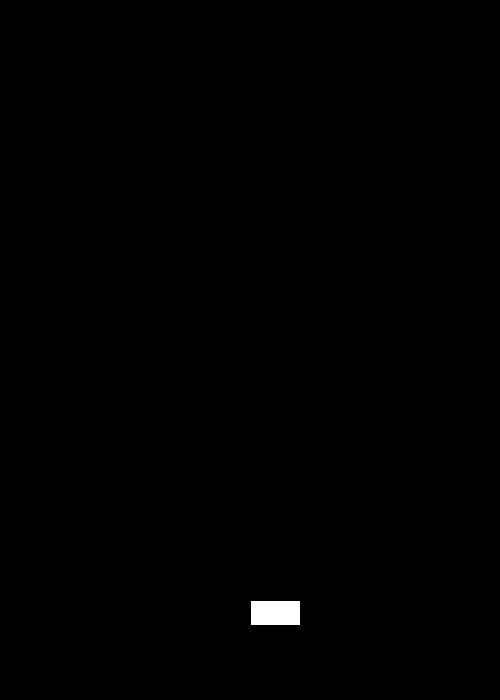
Frame 1 (no input)
Frame 60 (the mouse pressed at the canvas centre just before this capture): identical to frame 1, image omitted
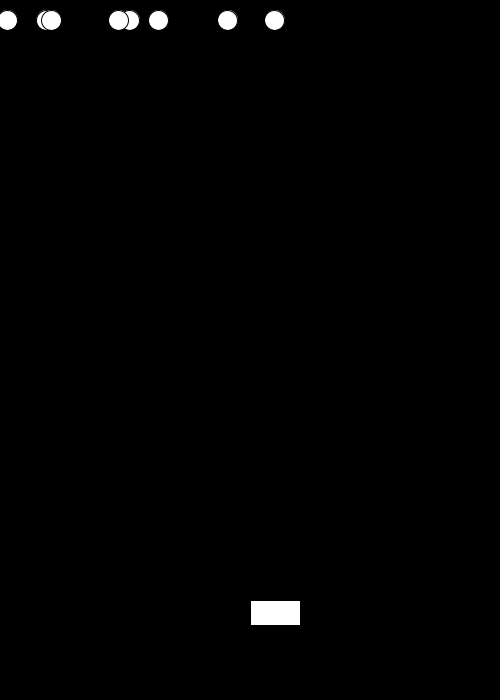
Frame 120 (the mouse held since frame 60 and released just before this capture)

The Processing sketch that drew these frames (run headless with seeded random() and noise(); from frame 60 on, the mouse is pressed at the canvas centre):

// Processing sketch: processing_134356
// ── processing_134356.pde

class Asteroid
{
  float x = 100;
  float y = -100;
  float radius = 20;
  float speed = random(1, 5);
}

class Ship
{
float x = 250; 
float y = 600; 
float w = 50; 
float h = 25;
float speed = 5;
}

boolean isLeftDown = false;
boolean isRightDown = false;

//Asteroid asteroid1;
Asteroid[] asteroids = new Asteroid[8];
Ship player = new Ship();

void setup()
{
  size (500, 700);
  
  for (int i = 0; i < asteroids.length; i += 1)
  {
  asteroids[i] = new Asteroid();
  
  float r = random(500);
  asteroids[i].x = r;

  }
  
}




void draw()
{
  background(0);
  
  if (isRightDown == true)
  {
  player.x += player.speed;
  }
  
 if (isLeftDown == true)
  {
  player.x -= player.speed;
  } 
  
  rect (player.x, player.y, player.w, player.h);
  
  for (int i = 0; i < asteroids.length; i += 1)
  {
  asteroids[i].y += 1;
  
  if (rectRectIntersect (player.x, player.y, player.x + player.w, player.y + player.h,
      asteroids[i].x, asteroids[i].y, asteroids[i].x + asteroids[i].radius, asteroids[i].y + asteroids[i].radius))
  
  ellipseMode(CORNER);
  ellipse(asteroids[i].x, asteroids[i].y, asteroids[i].radius, asteroids[i].radius);
  }
}




void keyPressed()
{
if (key == CODED)
  {
    if (keyCode == LEFT)
    {
    isLeftDown = true;
    }
    if (keyCode == RIGHT)
    {
    isRightDown = true;
    }
  }
}


void keyReleased()
{
if (key == CODED)
  {
    if (keyCode == LEFT)
    {
    isLeftDown = false;
    }
    if (keyCode == RIGHT)
    {
    isRightDown = false;
    }
  }
}

boolean rectRectIntersect(float left, float top, float right, float bottom,
                          float otherLeft, float otherTop, float otherRight, float otherBottom) 
                          {
                          return !(left > otherRight || right < otherLeft || top > otherBottom 
                          || bottom < otherTop);
                          }
